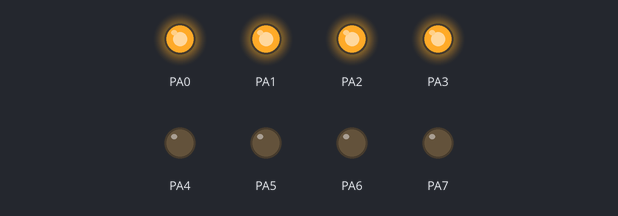
This program was run on a simulated ATmega32, built with avr-gcc and emulated at 8 MHz. On the bench: output pins drawn as LEDs (lit = HIGH).

Above: at 0.4 s.
At 3.4 s:
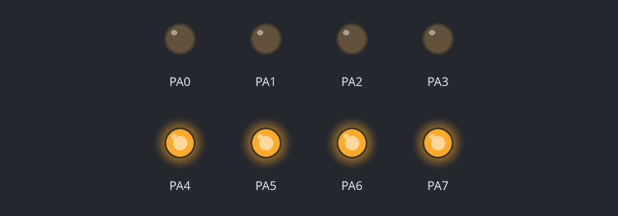
Timing chart, 0 to 4.6 s (numbered marks = the images above):
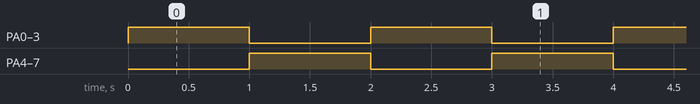

Measured:
- by itself, PA0–7: alternates HIGH for 1.0 s and LOW for 1.0 s

The program:

main.c
```c
#include <avr/io.h>
#include <avr/interrupt.h>
#include <util/delay.h>

#define PRESCALAR 1024
#define BV(n) (1<<(n))

uint8_t data = 0x0F;

void timer1_init(uint16_t ms);


// PORTA --> LEDs
int main(void)
{
	// enable AVR interrupt
	sei();

	// make PA as output & write init value
	DDRA = 0xFF;
	PORTA = data;

	// init timer
	timer1_init(1000);

	while(1);
	return 0;
}

void timer1_init(uint16_t ms)
{
	uint16_t cnt;
	// calculate the count
	cnt = (F_CPU / 1000) * ms / PRESCALAR;
	// set OCR1A
	OCR1A = cnt-1;
	// set TCNT1
	TCNT1 = 0x0000;
	// config timer: mode=CTC, Prescalar=1024.
	TCCR1A = 0x00;
	TCCR1B = BV(WGM12) | BV(CS12) | BV(CS10);
	// enable timer1 interrupt
	TIMSK |= BV(OCIE1A);
}

// ISR macro ensure that JMP instruction is added in the corresponding vector table slot.
ISR(TIMER1_COMPA_vect)
{
	data = ~data;
	PORTA = data;
}
```
